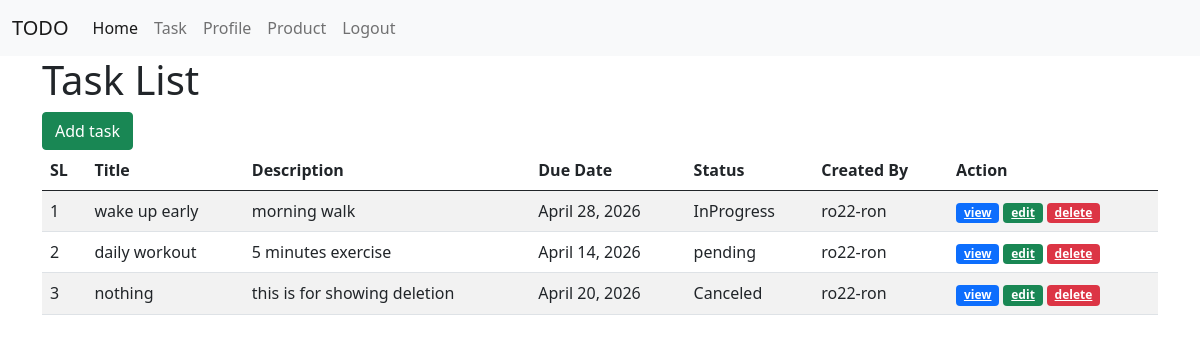
Page /task-list/ (signed in) on the committed database.
### tasks/models.py (models this page shows, shortened)
class TaskModel(models.Model):
    STATUS = {
        ('pending','pending'),
        ('InProgress','InProgress'),
        ('Completed','Completed'),
        ('Canceled','Canceled'),
    }
    title = models.CharField(max_length=200, null=True)
    description=models.TextField(null=True)
    status=models.CharField(max_length=20,choices=STATUS,null=True)
    due_date=models.DateField(null=True)
    created_at=models.DateField(auto_now_add=True,null=True)
    updated_at=models.DateField(auto_now=True,null=True)
    created_by=models.ForeignKey(CustomUserInfoModel,on_delete=models.CASCADE,null=True)

class CustomUserInfoModel(AbstractUser):
    USER_TYPES ={
        ('seller','seller'),
        ('buyer','buyer'),
    }
    full_name = models.CharField(max_length=200,null=True)
    user_type = models.CharField(max_length=200,null=True,choices=USER_TYPES)
    def __str__(self):
        return f'{self.username}-{self.full_name}'

### tasks/views.py (the view)
# urls.py: path('task-list/',task_list,name='task_list'),
@login_required
def task_list(request):
    current_user=request.user
    task_data = TaskModel.objects.filter(created_by=current_user)
    context={
        'task_data' : task_data
    }
    return render(request,'task_list.html',context)

### tasks/templates/task_list.html
{% extends "master/base.html" %}
{% block content %}
<h1>Task List</h1>
<a href="{% url 'add_task' %}" class="btn btn-success">Add task</a>
<table class="table table-striped">
    <thead>
        <tr>
            <th>SL</th>
            <th>Title</th>
            <th>Description</th>
            <th>Due Date</th>
            <th>Status</th>
            <th>Created By</th>
            <th>Action</th>
        </tr>
    </thead>
    <tbody>
        {% for task in task_data  %}
        <tr>
            <td>{{forloop.counter}}</td>
            <td>{{task.title}}</td>
            <td>{{task.description}}</td>
            <td>{{task.due_date}}</td>
            <td>{{task.status}}</td>
            <td>{{task.created_by}}</td>
            <td>
                <a href="{% url 'view_task' task.id %}" class="badge bg-primary">view</a>
                <a href="{% url 'update_task' task.id %}" class="badge bg-success">edit</a>
                <a href="{% url 'delete_task' task.id %}" class="badge bg-danger">delete</a>
            </td>
        </tr>
        {% endfor %}
    </tbody>
</table>
{% endblock content %}

### tasks/templates/master/base.html (shortened to what this page needs)
<!doctype html>
<html lang="en">
  <head>
    <link href="https://cdn.jsdelivr.net/npm/bootstrap@5.0.2/dist/css/bootstrap.min.css" rel="stylesheet">
  </head>
  <body>
    {% include 'master/nav.html' %}
    <div class="container">
        {% block content %}
        {% endblock content %}
    </div>
  </body>
</html>

### tasks/templates/master/nav.html (shortened to what this page needs)
<nav class="navbar navbar-expand-lg navbar-light bg-light">
  <div class="container-fluid">
    <a class="navbar-brand" href="#">TODO</a>
    <div class="collapse navbar-collapse" id="navbarNav">
      <ul class="navbar-nav">
        {% if request.user.is_authenticated %}
            <li class="nav-item">
            <a class="nav-link active" aria-current="page" href="{% url 'home_page' %}">Home</a>
            </li>
            <li class="nav-item">
            <a class="nav-link" href="{% url 'task_list' %}">Task</a>
            </li>
            <li class="nav-item">
            <a class="nav-link" href="{% url 'profile_page' %}">Profile</a>
            </li>
            <li class="nav-item">
            <a class="nav-link" href="{% url 'product_list' %}">Product</a>
            </li>
            <li class="nav-item">
            <a class="nav-link" href="{% url 'logout_page' %}">Logout</a>
            </li>
        {% endif %}
      </ul>
    </div>
  </div>
</nav>

### rows in the picture
TaskModel: title "wake up early", description "morning walk", due_date "April 28, 2026", status "InProgress", created_by "ro22-ron"
TaskModel: title "daily workout", description "5 minutes exercise", due_date "April 14, 2026", status "pending", created_by "ro22-ron"
TaskModel: title "nothing", description "this is for showing deletion", due_date "April 20, 2026", status "Canceled", created_by "ro22-ron"
